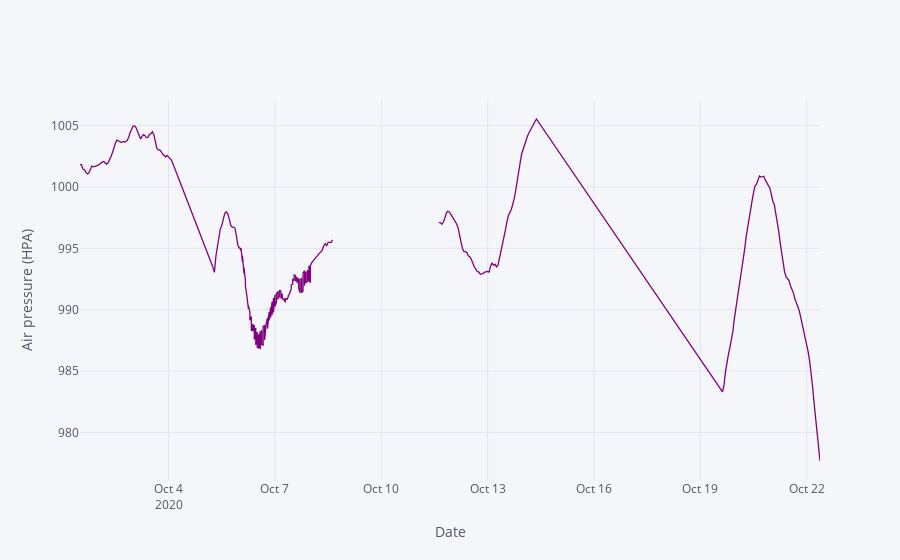

Notebook cell for this chart:
### Markdown cell above
The power output trend is quite similar to the wind speed trend. They did have high positive value in the correlation matrix.

### Code cell
#Plot the air_pressure_hpa
X['air_pressure_hpa'].iplot(xTitle = 'Date', yTitle = 'Air pressure (HPA)', color = 'purple')

### Figure 1 — Plotly figure (JSON) as saved in the notebook; plotly's stock layout.template omitted (floating-point values rounded to 4 significant figures; data arrays with more than 128 entries replaced by an {"elided": "..."} marker saying what was removed)
{"data": [{"line": {"color": "rgba(128, 0, 128, 1.0)", "dash": "solid", "shape": "linear", "width": 1.3}, "mode": "lines", "name": "air_pressure_hpa", "text": "", "type": "scatter", "x": {"elided": "330 str values"}, "y": {"elided": "330 mixed values"}}], "layout": {"legend": {"bgcolor": "#F5F6F9", "font": {"color": "#4D5663"}}, "paper_bgcolor": "#F5F6F9", "plot_bgcolor": "#F5F6F9", "title": {"font": {"color": "#4D5663"}}, "xaxis": {"gridcolor": "#E1E5ED", "showgrid": true, "tickfont": {"color": "#4D5663"}, "title": {"font": {"color": "#4D5663"}, "text": "Date"}, "zerolinecolor": "#E1E5ED"}, "yaxis": {"gridcolor": "#E1E5ED", "showgrid": true, "tickfont": {"color": "#4D5663"}, "title": {"font": {"color": "#4D5663"}, "text": "Air pressure (HPA)"}, "zerolinecolor": "#E1E5ED"}}}
